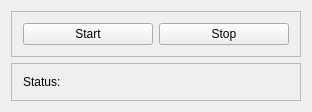
<?xml version="1.0" encoding="UTF-8"?>
<ui version="4.0">
 <class>KKMControlClass</class>
 <widget class="QMainWindow" name="KKMControlClass">
  <property name="geometry">
   <rect>
    <x>0</x>
    <y>0</y>
    <width>312</width>
    <height>105</height>
   </rect>
  </property>
  <property name="windowTitle">
   <string>KKMControl</string>
  </property>
  <widget class="QWidget" name="centralWidget">
   <layout class="QVBoxLayout" name="verticalLayout">
    <item>
     <widget class="QFrame" name="frame">
      <property name="frameShape">
       <enum>QFrame::StyledPanel</enum>
      </property>
      <property name="frameShadow">
       <enum>QFrame::Raised</enum>
      </property>
      <layout class="QHBoxLayout" name="horizontalLayout">
       <item>
        <widget class="QPushButton" name="btnStart">
         <property name="text">
          <string>Start</string>
         </property>
        </widget>
       </item>
       <item>
        <widget class="QPushButton" name="btnStop">
         <property name="text">
          <string>Stop</string>
         </property>
        </widget>
       </item>
      </layout>
     </widget>
    </item>
    <item>
     <widget class="QFrame" name="frame_2">
      <property name="frameShape">
       <enum>QFrame::StyledPanel</enum>
      </property>
      <property name="frameShadow">
       <enum>QFrame::Raised</enum>
      </property>
      <layout class="QHBoxLayout" name="horizontalLayout_2">
       <item>
        <widget class="QLabel" name="lblStatus">
         <property name="text">
          <string>Status:</string>
         </property>
        </widget>
       </item>
       <item>
        <widget class="QLabel" name="lblStatusText">
         <property name="text">
          <string/>
         </property>
        </widget>
       </item>
      </layout>
     </widget>
    </item>
   </layout>
  </widget>
 </widget>
 <layoutdefault spacing="6" margin="11"/>
 <resources>
  <include location="kkmcontrol.qrc"/>
 </resources>
 <connections/>
</ui>
